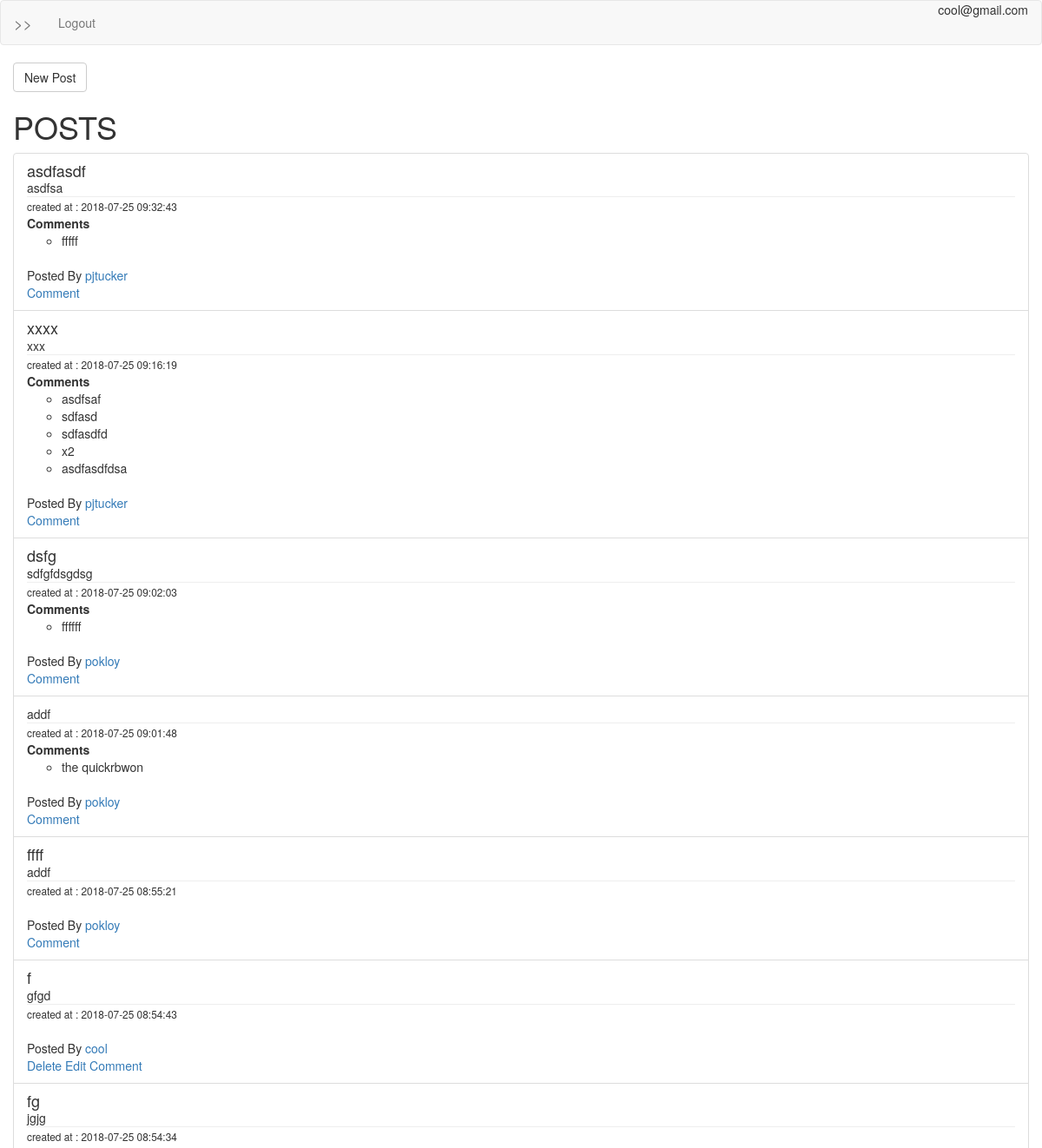
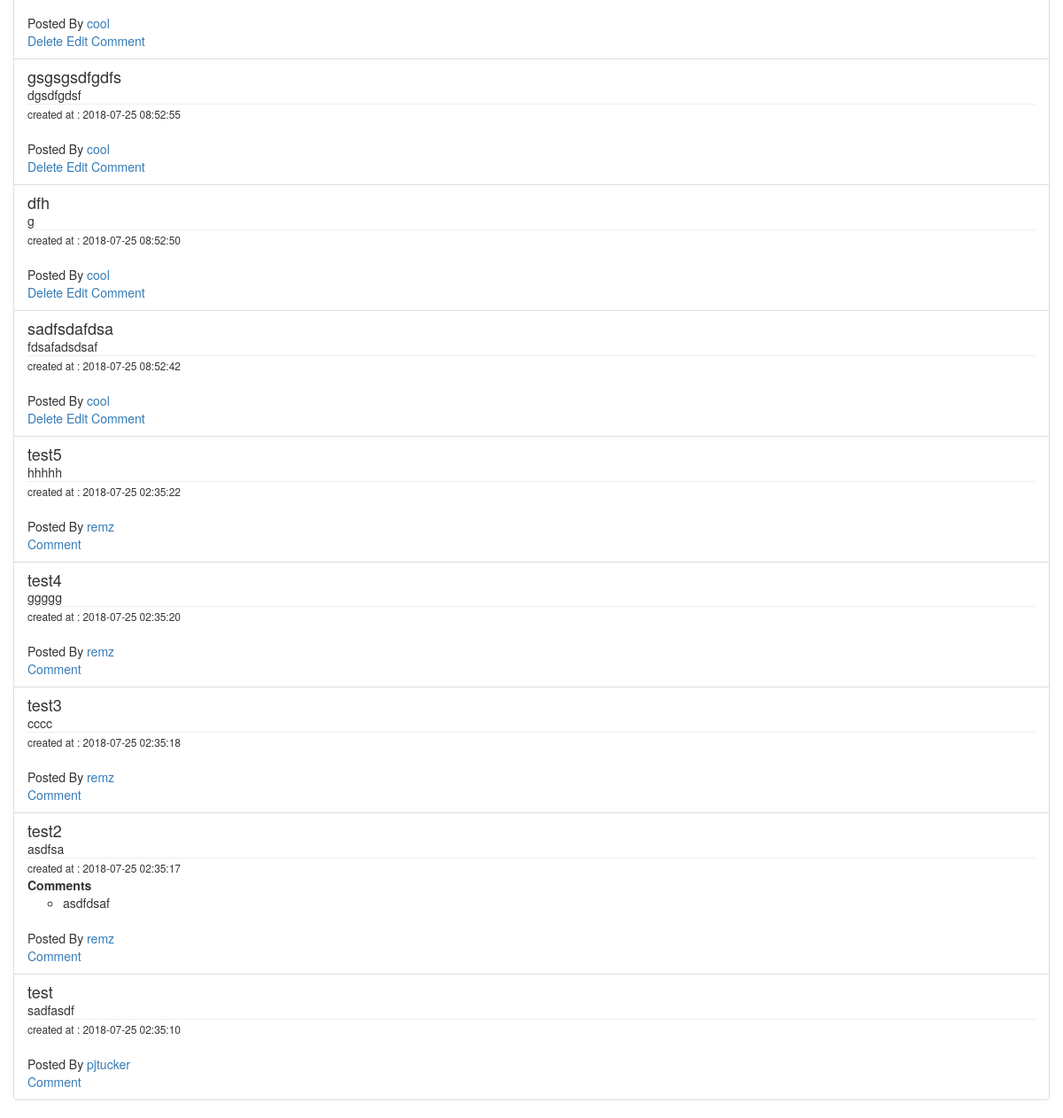
The app's page / (signed in) with its own data (2 pictures, top to bottom).
### tables this page shows
CREATE TABLE `posts` (
  `id` int(11) NOT NULL,
  `user_id` int(11) NOT NULL,
  `title` varchar(255) NOT NULL,
  `content` text NOT NULL,
  `created_at` timestamp NOT NULL DEFAULT CURRENT_TIMESTAMP ON UPDATE CURRENT_TIMESTAMP
);

CREATE TABLE `comments` (
  `id` int(11) NOT NULL,
  `by_user` int(11) NOT NULL,
  `comment` text NOT NULL,
  `commented_at` int(11) NOT NULL,
  `post_id` int(11) NOT NULL
);

CREATE TABLE `users` (
  `id` int(11) NOT NULL,
  `username` varchar(255) NOT NULL,
  `email` varchar(255) NOT NULL,
  `password` varchar(255) NOT NULL
);

### functions.php (called while the page is built, shortened)
<?php
function pathUrl($dir = __DIR__){
    $root = "";
    $dir = str_replace('\\', '/', realpath($dir));
    $root .= !empty($_SERVER['HTTPS']) ? 'https' : 'http';
    $root .= '://' . $_SERVER['HTTP_HOST'];
    if(!empty($_SERVER['CONTEXT_PREFIX'])) {
        $root .= $_SERVER['CONTEXT_PREFIX'];
        $root .= substr($dir, strlen($_SERVER[ 'CONTEXT_DOCUMENT_ROOT' ]));
    } else {
        $root .= substr($dir, strlen($_SERVER[ 'DOCUMENT_ROOT' ]));
    }
    $root .= '/';
    return $root;
}
function posts()
{
    $mysqli = new mysqli("localhost", "root","","remz");
    $result = $mysqli->query("SELECT posts.id, posts.title, posts.content, posts.created_at, users.username, users.id as user_id FROM posts, users WHERE posts.`user_id` = users.`id` ORDER by id desc");
    if (mysqli_num_rows($result) > 0) {
        $posts = mysqli_fetch_all($result,MYSQLI_ASSOC);
        foreach ($posts as $key => $val) {
            $posts[$key]['comments'] = getPostComments($val['id']);
        }
        return $posts;
    }
    return [];
}
function getPostComments($postId)
{
    $mysqli = new mysqli("localhost", "root","","remz");
    $result = $mysqli->query("SELECT * from comments where post_id={$postId} ORDER by id desc");
    if (mysqli_num_rows($result) > 0) {
        $comments = mysqli_fetch_all($result,MYSQLI_ASSOC);
        return $comments;
    }
    return [];
}
function user()
{
    if (isset($_SESSION['user'])) {
        return json_decode(json_encode($_SESSION['user']), true);
    }
    return NULL;
}
function isMyControl($post, $userId)
{
    if ($post['user_id'] == $userId) {
        return true;
    }
    return false;
}
?>

### index.php (the view)
<?php
	require_once 'functions.php';
	$posts = posts();
?>
<?php include 'header.php'; ?>
<div class="container">
	<?php if (isset($_SESSION['user'])) { ?>
		<div class="row">
			<a class="btn btn-default" href="<?php echo pathUrl() . 'newPost.php'?>">New Post</a>
		</div>
	<?php } ?>
	<?php if (user()) { ?>
		<div class="row">
		<h1>POSTS</h1>
			<ul class="list-group">
				<?php foreach ($posts as $post) { ?>
					<li class="list-group-item">
						<h4 style="margin:0"><?php echo $post['title'] ?></h4>
						<?php echo $post['content'] ?>
						<hr style="margin:0">
						<small>created at : <?php echo $post['created_at']; ?></small>
						<br>
						<?php if (count($post['comments'])) { ?>
							<strong>Comments</strong>
							<br>
							<ul>
							<?php foreach ($post['comments'] as $comment) { ?>
								<li><?php echo $comment['comment']; ?> </li>
							<?php } ?>
							</ul>
						<?php } ?>
						<br>
							<span>Posted By <a href="javascript:void(0)"><?php echo $post['username']; ?></a></span>
							<div>
							<?php if (isMyControl($post, user()['id'])) { ?>
									<a href="<?php echo pathUrl() . 'deletePost.php?p=' . $post['id'] ?>">Delete</a>
									<a href="<?php echo pathUrl() . 'editPost.php?p=' . $post['id'] ?>">Edit</a>
							<?php } ?>
							<a href="<?php echo pathUrl() . 'commentPost.php?p=' . $post['id'] ?>">Comment</a>
							<br>
						</div>
					</li>
				<?php } ?>
			</ul>
		</div>
	<?php } ?>
</div>
<?php include 'footer.php'; ?>

### header.php (shortened to what this page needs)
<!DOCTYPE html>
<html lang="en">
<head>
  <link rel="stylesheet" href="https://maxcdn.bootstrapcdn.com/bootstrap/3.3.7/css/bootstrap.min.css">
</head>
<body>
<nav class="navbar navbar-default">
  <div class="container-fluid">
    <div class="navbar-header">
      <a class="navbar-brand" href="<?php echo pathUrl() ?>">>></a>
    </div>
    <ul class="nav navbar-nav">
	  	<?php if (!isset($_SESSION['user'])) { ?>
			<li><a href="<?php echo pathUrl() . 'register.php'?>">Register</a></li>
			<li><a href="<?php echo pathUrl() . 'login.php'?>">Login</a></li>
		<?php } else { ?>
			<li><a href="<?php echo pathUrl() . 'logout.php'?>">Logout</a></li>
		<?php } ?>
    </ul>
    <?php if (user()) {?>
      <span class="pull-right"><?php echo user()['email']; ?></span>
    <?php } ?>
  </div>
</nav>

### footer.php
</body>
</html>

### records on screen
posts: title "asdfasdf", content "asdfsa", created_at "2018-07-25 09:32:43", user.username "pjtucker"
comments: comment "fffff"
posts: title "xxxx", content "xxx", created_at "2018-07-25 09:16:19", user.username "pjtucker"
comments: comment "asdfsaf"
comments: comment "sdfasd"
comments: comment "sdfasdfd"
comments: comment "x2"
comments: comment "asdfasdfdsa"
posts: title "dsfg", content "sdfgfdsgdsg", created_at "2018-07-25 09:02:03", user.username "pokloy"
comments: comment "ffffff"
posts: content "addf", created_at "2018-07-25 09:01:48", user.username "pokloy"
comments: comment "the quickrbwon"
posts: title "ffff", content "addf", created_at "2018-07-25 08:55:21", user.username "pokloy"
posts: title "f", content "gfgd", created_at "2018-07-25 08:54:43", user.username "cool"
posts: title "fg", content "jgjg", created_at "2018-07-25 08:54:34", user.username "cool"
posts: title "gsgsgsdfgdfs", content "dgsdfgdsf", created_at "2018-07-25 08:52:55", user.username "cool"
posts: title "dfh", content "g", created_at "2018-07-25 08:52:50", user.username "cool"
posts: title "sadfsdafdsa", content "fdsafadsdsaf", created_at "2018-07-25 08:52:42", user.username "cool"
posts: title "test5", content "hhhhh", created_at "2018-07-25 02:35:22", user.username "remz"
posts: title "test4", content "ggggg", created_at "2018-07-25 02:35:20", user.username "remz"
posts: title "test3", content "cccc", created_at "2018-07-25 02:35:18", user.username "remz"
posts: title "test2", content "asdfsa", created_at "2018-07-25 02:35:17", user.username "remz"
comments: comment "asdfdsaf"
posts: title "test", content "sadfasdf", created_at "2018-07-25 02:35:10", user.username "pjtucker"

### other values on screen
user()['email'] "cool@gmail.com"
